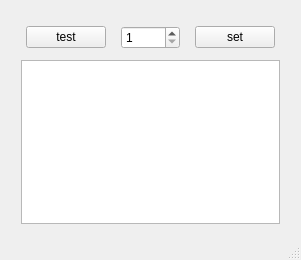
<?xml version="1.0" encoding="UTF-8"?>
<ui version="4.0">
 <class>MainWindow</class>
 <widget class="QMainWindow" name="MainWindow">
  <property name="geometry">
   <rect>
    <x>0</x>
    <y>0</y>
    <width>301</width>
    <height>260</height>
   </rect>
  </property>
  <property name="windowTitle">
   <string>MainWindow</string>
  </property>
  <widget class="QWidget" name="centralWidget">
   <widget class="QWidget" name="layoutWidget">
    <property name="geometry">
     <rect>
      <x>10</x>
      <y>10</y>
      <width>281</width>
      <height>225</height>
     </rect>
    </property>
    <layout class="QVBoxLayout" name="verticalLayout">
     <item>
      <layout class="QHBoxLayout" name="horizontalLayout">
       <property name="spacing">
        <number>15</number>
       </property>
       <property name="leftMargin">
        <number>5</number>
       </property>
       <property name="topMargin">
        <number>5</number>
       </property>
       <property name="rightMargin">
        <number>5</number>
       </property>
       <property name="bottomMargin">
        <number>5</number>
       </property>
       <item>
        <widget class="QPushButton" name="pushButton_1">
         <property name="text">
          <string>test</string>
         </property>
        </widget>
       </item>
       <item>
        <widget class="QSpinBox" name="spinBox">
         <property name="minimum">
          <number>1</number>
         </property>
         <property name="maximum">
          <number>10</number>
         </property>
        </widget>
       </item>
       <item>
        <widget class="QPushButton" name="pushButton_2">
         <property name="text">
          <string>set</string>
         </property>
        </widget>
       </item>
      </layout>
     </item>
     <item>
      <widget class="QTextBrowser" name="textBrowser"/>
     </item>
    </layout>
   </widget>
  </widget>
  <widget class="QStatusBar" name="statusBar"/>
 </widget>
 <layoutdefault spacing="6" margin="11"/>
 <resources/>
 <connections/>
</ui>
